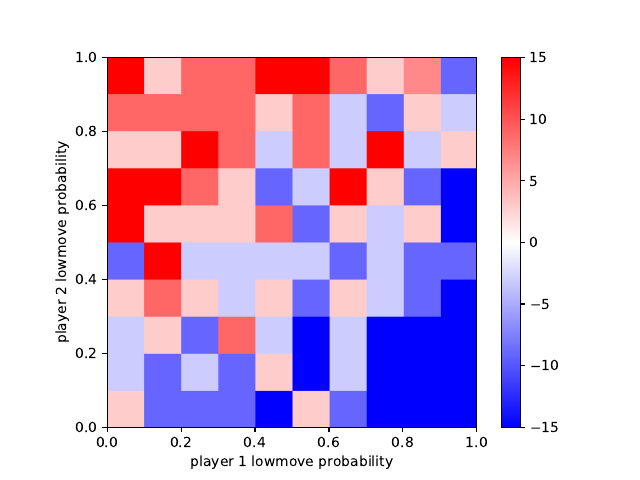

Python code for this plot:
"""

This script shows an example of how to run a simple computational experiment. The research
question is as follows:

    What is the value of saving your trump cards for the late stages of the game?

As a first step towards answering this question, we will make two assumptions:

    1) Players have two options: play randomly, or play highest value non-trump card
    2) Players decide between these two entirely at random

Under these simplified circumstances, how often should players decide to save their trump cards?
This is a simple question to answer, we simply build rand bots for a range of parameters, and play a few games for each
combination. We plot the results in a heat map

"""
import matplotlib as mpl
mpl.use('Agg')
from matplotlib import pyplot as plt
from api import State, util

import random

# Define the bot:
# (we're not using it with the command line tools, so we can just put it here)
class Bot:

    # Probability of moving with non-trump cards
    __non_trump_move = 0.0
    def __init__(self, non_trump_move=0.0):
        self.__non_trump_move = non_trump_move

    def get_move(self, state):

        if random.random() < self.__non_trump_move:
            return best_non_trump_card(state)
            pass

        if random.random() != best_non_trump_card(state):
            return state.moves()
        pass

        # IMPLEMENT: Make the best non-trump move you can. Use the best_non_trump_card method written below.
        # pass
        #IMPLEMENT: Make a random move (but exclude the best non-trump move from above)
        #pass

def empty(n):
    """
    :param n: Size of the matrix to return
    :return: n by n matrix (2D array) filled with 0s
    """
    return [[0 for i in range(n)] for j in range(n)]

def best_non_trump_card(state):
    """
    :param state: A state object
    :return: A move tuple representing the highest rank non-trump move available
    """

    # All legal moves
    moves = state.moves()
    chosen_move = moves[0]

    lowest_suit_moves = []

    #Get all moves which are not trump suit or matching the suit of the enemy's card
    for move in moves:

        if move[0] is not None and util.get_suit(move[0]) != state.get_trump_suit():
            lowest_suit_moves.append(move)

    if len(lowest_suit_moves) == 0:
        lowest_suit_moves = moves

    # Get move with highest rank available, of the subset that we've narrowed down so far
    for move in lowest_suit_moves:
        if move[0] is not None and move[0] % 5 <= chosen_move[0] % 5:
            chosen_move = move

    return chosen_move

# For experiments, it's good to have repeatability, so we set the seed of the random number generator to a known value.
# That way, if something interesting happens, we can always rerun the exact same experiment
seed = random.randint(1, 1000)
print('Using seed {}.'.format(seed))
random.seed(seed)

# Parameters of our experiment
STEPS = 10
REPEATS = 5

inc = 1.0/STEPS

# Make empty matrices to count how many times each player won for a given
# combination of parameters
won_by_1 = empty(STEPS)
won_by_2 = empty(STEPS)


# We will move through the parameters from 0 to 1 in STEPS steps, and play REPEATS games for each
# combination. If at combination (i, j) player 1 winds a game, we increment won_by_1[i][j]

for i in range(STEPS):
    for j in range(STEPS):
        for r in range(REPEATS):

            # Make the players
            player1 = Bot(inc * i)
            player2 = Bot(inc * j)

            state = State.generate()

            # play the game
            while not state.finished():
                player = player1 if state.whose_turn() == 1 else player2
                state = state.next(player.get_move(state))

            #TODO Maybe add points for state.winner()
            if state.finished():
                winner, points = state.winner()
                if winner == 1:
                    won_by_1[i][j] += points
                else:
                    won_by_2[i][j] += points

        print('finished {} vs {}'.format(inc * i, inc * j))



# This
result = [[0 for i in range(STEPS)] for j in range(STEPS)]

extreme = float('-inf')
for i in range(STEPS):
    for j in range(STEPS):
        # How many more games player 1 won than player 2
        result[i][j] = float(won_by_1[i][j] - won_by_2[i][j])

        # Find the largest absolute value
        extreme = max(extreme, abs(result[i][j]))

# Plot the data as a heatmap
plt.imshow(
    result,
    extent=(0,1,0,1), # fit it to the square from (0,0) to (1,1)
    vmin=-extreme,  # give this value the lowest color (blue)
    vmax=extreme,    # give this value the higest color (red)
    interpolation='nearest', # don't smooth the colors
    origin='lower')    # put the result[0][0] in the bottem left corner

# Always label your axes
plt.xlabel('player 1 lowmove probability')
plt.ylabel('player 2 lowmove probability')

# Set the red/blue colormap
plt.set_cmap('bwr')
plt.colorbar()

plt.savefig('experiment.pdf')
